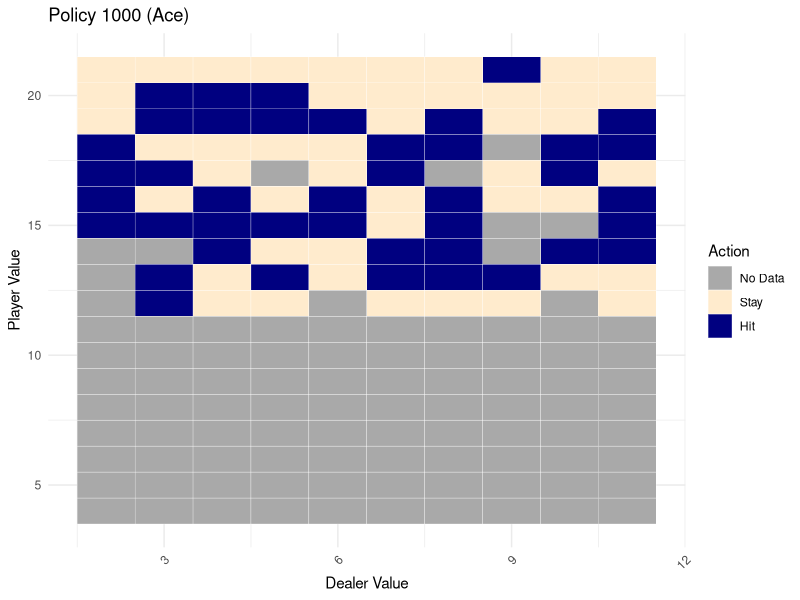
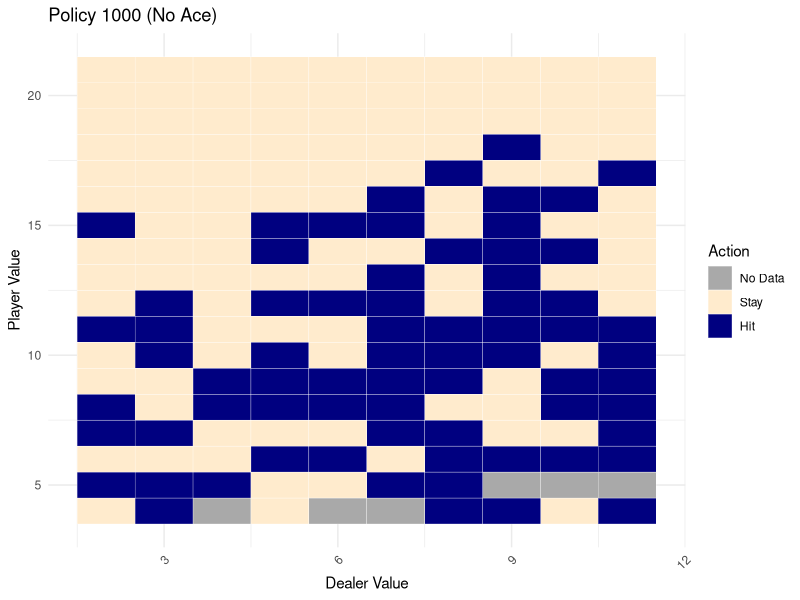

Source code (R) for these figures, in order: (Note: a time limit stopped this script after it produced the figures.)
###############################################################################
#
# Agent is a Monte-Carlo reinforcement-trained statistical model
# 
# Environment: Dealer visible value, player value, player aces
#
# Action Space: Hit, Stay
#
# Value Function: State-action pair, Q(s, a)
#
###############################################################################

##########################
# BLACKJACK FUNCTIONALITY
#########################

# Get a random card
random_card <- function() {
  # Higher likelihood of 10 for J, Q, K
  return(sample(c(2, 3, 4, 5, 6, 7, 8, 9, 10, 10, 10, 10, 11), 1))
}

# Add a card to a hand
# Accounts for soft hands with aces
#
# State[2] = player value
# State[3] = ace (1 = NO, 2 = YES)
hit <- function(value, ace) {
  value =  as.numeric(value)
  ace =  as.numeric(ace)
  card = random_card()
  
  # Check if card is ace
  if (card == 11) {
    ace = ace + 1
  }
  
  # Check for bust with ace
  if (value + card > 21 && ace > 1) {
    value = value + card - 10
    ace = ace - 1
  } else {
    value = value + card
  }
  
  return(c(value, ace))
}

# Get a random state
#
# state[1] = dealer
# state[2] = player
# state[3] = ace (1 = NO, 2 = YES)
random_state <- function() {
  
  # Dealer simply gets one card
  dealer = sample(2:11, 1)
  
  # Player gets 2 cards, track ace
  player_1 = sample(2:11, 1)
  player_2 = sample(2:11, 1)
  
  if (player_1 == 11 && player_2 == 11) {
    player = 12
    ace = 2
  } else if (player_1 == 11 || player_2 == 11) {
    player = player_1 + player_2
    ace = 2
  } else {
    player = player_1 + player_2
    ace = 1
  }
  
  return(c(dealer, player, ace))
}

# Get a real state
#
# Difference from random state is cards are dealt with weights to a deck
real_state <- function() {
  
  # Dealer simply gets one card
  dealer = hit(0, 1)[1]
  
  # Player gets 2 cards, track ace
  player_hand = hit(0, 1)
  player_hand = hit(player_hand[1], player_hand[2])
  
  return(c(dealer, player_hand[1], player_hand[2]))
}

# Finalize state
#
# Follows dealer logic (hit until >= 17) to calculate the final
# dealer hand
finalize_dealer <- function(s) {
  # Check for dealer ace
  dealer = s[1]
  if (dealer == 11) {
    dealer_ace = 2
  } else {
    dealer_ace = 1
  }
  
  # dealer_hand[1] = dealer value
  # dealer_hand[2] = dealer ace
  dealer_hand = c(dealer, dealer_ace)
  
  # Dealer hits until 17 or over
  while (dealer_hand[1] < 17) {
    dealer_hand = hit(dealer_hand[1], dealer_hand[2])
  }
  
  s[1] = dealer_hand[1]
  return(s)
}

###########
# TRAINING
###########

# Reward function
#
# Returns a reward based on the state
#
# state[1] = dealer
# state[2] = player
# state[3] = ace
#
# Returns 1 on a player win
# Returns 0 on a tie
# Returns -1 on a player loss
R <- function(s) {
  # If player is bust, dealer wins
  dealer = s[1]
  player = s[2]
  
  # Player bust = loss
  if (player > 21) {
    return(-1)
  }
  
  # Only dealer bust = win
  if (dealer > 21) {
    return(1)
  }
  
  # No busts and player > dealer = win
  if (player > dealer) {
    return(1)
  }
  
  # No busts and player < dealer = lose
  if (player < dealer) {
    return(-1)
  }
  
  # Else, player == dealer = tie
  return(0)
  
}

# Returns function
#
# Map is a 4D array of state-actions
#
# Adds a constant 'add' to the s, a on the map
#
# Returns the updated map and the new total return for the s, a
Returns <- function(s, a, map, add = 0) {
  
  map[s[1], s[2], s[3], a] = map[s[1], s[2], s[3], a] + add
  return = map[s[1], s[2], s[3], a]
  
  return(list(map = map, return = return))
}

# Visits function
#
# Map is a 4D array of state-actions
#
# if visited == TRUE, adds 1 to the s, a
#
# Returns the updated map and the new total visits for the s, a
N <- function(s, a, map, visited = FALSE) {
  
  add = ifelse(visited, 1, 0)
  map[s[1], s[2], s[3], a] = map[s[1], s[2], s[3], a] + add
  visits = map[s[1], s[2], s[3], a]
  
  return(list(map = map, visit = visits))
}

# Value function
#
# Map is a 4D array of state-actions
#
# if update == TRUE
# Updates the expected value for each s, a based on the total return
# and number of visits
#
# else
# Makes no changes to the map
#
# Returns the updated map and the new moving average for the s, a
Q <- function(s, a, map, return = 1, visits = 1, update = FALSE) {
  
  if (update) {
    map[s[1], s[2], s[3], a] = return / visits
  }
  
  expected_value = map[s[1], s[2], s[3], a]
  
  return(list(map = map, value = expected_value))
}

# Training function
#
# n_episodes = # of training episodes
# gamma = reward decay function
# epsilon_start = 0-1 probability to explore, decays by 1% each visit
# *epsilon decays exponentially
# 
# Returns a policy as a 4D array of actions based on the state
monte_carlo_BJ <- function(n_episodes = 50000, gamma = 1, epsilon_start = 1) { 
  # Initialize
  # visible dealer card (max=11), player value (max=21), player ace (T/F),
  # action (hit/stay)
  policy <- array(0, dim = c(11, 21, 2))
  returns <- array(0, dim = c(11, 21, 2, 2))
  visits <- array(0, dim = c(11, 21, 2, 2))
  expected_values <- array(0, dim = c(11, 21, 2, 2))
  
  # For each episode
  for (episode in seq(1, n_episodes)) {
    
    # Generate an episode
    episode = list()
    s = random_state() # Random state
    while (s[2] < 22) {
      # Calculate the average visits for both actions (1 and 2)
      visit_count1 = visits[s[1], s[2], s[3], 1]
      visit_count2 = visits[s[1], s[2], s[3], 2]
      avg_visits = (visit_count1 + visit_count2) / 2
      
      # Calculate epsilon with average visit count
      epsilon = epsilon_start * (100 / (100 + avg_visits))
      
      # Explore vs Exploit action based on epsilon
      a = ifelse(runif(1) > epsilon && policy[s[1], s[2], s[3]] != 0, 
                 policy[s[1], s[2], s[3]], sample(1:2, 1))
      # Append state and action to episode
      episode = append(episode, list(c(s, a)))
      
      if (a == 2) { # hit, modify state
        hit_s = hit(s[2], s[3])
        s[2] = hit_s[1]
        s[3] = hit_s[2]
      } else { # stay, end episode early
        break;
      }
    }
    # Append final state for evaluation
    episode = append(episode, list(c(s, 0)))
    
    # For each step of episode
    # Emphasize value of final state, winning overall matters more
    final_result = R(finalize_dealer(episode[[length(episode)]]))
    G = 0
    for (t in seq(from = length(episode) - 1, to = 1, by = -1)) {
      # t, t-1, t-2, ...
      # t is the last step of the episode, t-1 second last, etc.
      
      # Initialize s, a
      s = episode[[t]][1:3]
      a = episode[[t]][4]
      # Get a result for the last state
      last_s = episode[[t + 1]][1:3]
      last_s = finalize_dealer(last_s)
      # Get Reward as average of total rewards over episode so far, devalued by gamma
      G = ((gamma * G) + R(last_s)) / (length(episode) - t)
      # Add reward to returns[s, a]
      return_values = Returns(s, a, returns, add = G)
      returns = return_values$map
      return = return_values$return
      # Update expected values
      visits_values = N(s, a, visits, visited = TRUE)
      visits = visits_values$map
      visit = visits_values$visit
      
      expected_values = Q(s, a, expected_values, return = return, visits = visit, 
                          update = TRUE)$map
      
      # Update policy to be greatest expected value
      stay_expected = expected_values[s[1], s[2], s[3], 1]
      hit_expected = expected_values[s[1], s[2], s[3], 2]
      
      if (stay_expected > hit_expected) {
        policy_action = 1
      } else if (hit_expected > stay_expected) {
        policy_action = 2
      } else {
        # Break ties randomly
        policy_action = sample(1:2, 1)
      }
      
      policy[s[1], s[2], s[3]] = policy_action
    }
  }
  
  return(policy)
}

###########
# PLOT
###########

# Function to convert policy to a data frame
policy_to_dataframe <- function(policy) {
  # Initialize vectors to store the data
  dealer_values <- c()
  player_values <- c()
  ace_values <- c()
  actions <- c()
  
  # Iterate through each combination of dealer value, player value, and ace presence
  for (dealer in 2:11) {                # Dealer values from 2 to 11
    for (player in 4:21) {              # Player values from 4 to 21
      for (ace in 1:2) {                # Ace presence: 1 (no ace), 2 (ace present)
        # Extract action
        action = policy[dealer, player, ace]
        
        # Append to vectors
        dealer_values <- c(dealer_values, dealer)
        player_values <- c(player_values, player)
        ace_values <- c(ace_values, ace - 1)  # 0 for no ace, 1 for ace present
        actions <- c(actions, action)
      }
    }
  }
  
  # Combine vectors into a data frame
  policy_df <- data.frame(
    Dealer = dealer_values,
    Player = player_values,
    Ace = ace_values,
    Action = actions
  )
  
  return(policy_df)
}

# Load necessary libraries
library(ggplot2)
library(reshape2)

# Function to create heat maps of the policy for both ace and no ace
heat_map_policy <- function(policy_df, name) {
  # Ensure Action is a factor with appropriate levels
  policy_df$Action <- factor(policy_df$Action, levels = c(0, 1, 2), labels = c("No Data", "Stay", "Hit"))
  
  # Create a heat map for the case where ace is present
  policy_ace <- policy_df[policy_df$Ace == 1, ]  # 1 for Ace Present
  
  # Create a heat map for the case where ace is not present
  policy_no_ace <- policy_df[policy_df$Ace == 0, ]  # 0 for No Ace
  
  # Function to plot individual heat map
  plot_heat_map <- function(data, title) {
    if (nrow(data) == 0) {
      warning("No data available for this heat map: ", title)
      return(NULL)
    }
    
    ggplot(data, aes(x = Dealer, y = Player)) +
      geom_tile(aes(fill = Action), color = "white") +  # Use fill for the Action
      scale_fill_manual(values = c("No Data" = "darkgray", "Stay" = "blanchedalmond", 
                                   "Hit" = "navy"),
                        name = "Action") +
      theme_minimal() +
      labs(title = title,
           x = "Dealer Value",  # Update x-axis label
           y = "Player Value") +  # Update y-axis label
      theme(axis.text.x = element_text(angle = 45, hjust = 1))
  }
  
  # Plot for the case where ace is present
  label = paste("Policy", name, "(Ace)")
  p1 <- plot_heat_map(policy_ace, label)
  
  # Plot for the case where ace is not present
  label = paste("Policy", name, "(No Ace)")
  p2 <- plot_heat_map(policy_no_ace, label)
  
  # Display the plots
  print(p1)
  print(p2)
}

##########
# EVALUATE
##########

# Evaluate policy
#
# n is the number of sample states
evaluate_policy <- function(policy, n_tests = 50000) {
  wins <- 0
  
  for (test in 1:n_tests) {
    # Start with a real state
    s <- real_state()
    dealer_value <- s[1]
    player_value <- s[2]
    player_ace <- s[3]
    
    # Play the game using the policy
    while (player_value < 22) {
      action <- policy[dealer_value, player_value, player_ace]
      
      if (action == 2) {  # Hit
        hit_s <- hit(player_value, player_ace)
        player_value <- hit_s[1]
        player_ace <- hit_s[2]
      } else {  # Stay
        break
      }
    }
    
    # Evaluate the final state after dealer's turn
    final_state <- finalize_dealer(c(dealer_value, player_value, player_ace))
    reward <- R(final_state)
    
    if (reward == 1) {
      wins <- wins + 1  # Increment wins if the player won
    }
  }
  
  # Calculate win rate
  win_rate <- wins / n_tests
  return(win_rate)
}

#######
# MAIN
#######
# Train policies function
train_policy <- function(training_rounds, n_episodes, n_tests) {
  sum_win_rate <- 0
  for (i in seq(1:training_rounds)) {
    policy <- monte_carlo_BJ(n_episodes = n_episodes, gamma = 1, epsilon_start = 1)
    win_rate <- evaluate_policy(policy, n_tests)
    sum_win_rate <- sum_win_rate + win_rate
  }
  policy_df <- policy_to_dataframe(policy)
  heat_map_policy(policy_df, toString(n_episodes))
  avg_win_rate <- sum_win_rate / training_rounds
  cat("Average win rate of policy trained on", n_episodes, "episodes over", n_tests, "games is:", avg_win_rate, "\n")
  
  return(policy_df)
}

# Random policy for winrate comparison
rand_policy <- array(sample(1:2, size = 11 * 21 * 2, replace = TRUE), 
                     dim = c(11, 21, 2))

# Test different policies
n_tests <- 50000

# Random policy
rand_win_rate <- evaluate_policy(rand_policy, n_tests)
cat("Win rate of random policy over", n_tests, "games is:", rand_win_rate, "\n")

policy_A_df <- train_policy(10, 1000, n_tests)

policy_B_df <- train_policy(10, 10000, n_tests)

policy_C_df <- train_policy(10, 50000, n_tests)

policy_D_df <- train_policy(10, 100000, n_tests)

policy_E_df <- train_policy(10, 250000, n_tests)

##################
# Export
##################
library(jsonlite)

export_policy <- function(policy_df) {
  x <- toJSON(policy_df)
  write(x, "model.json")
}
